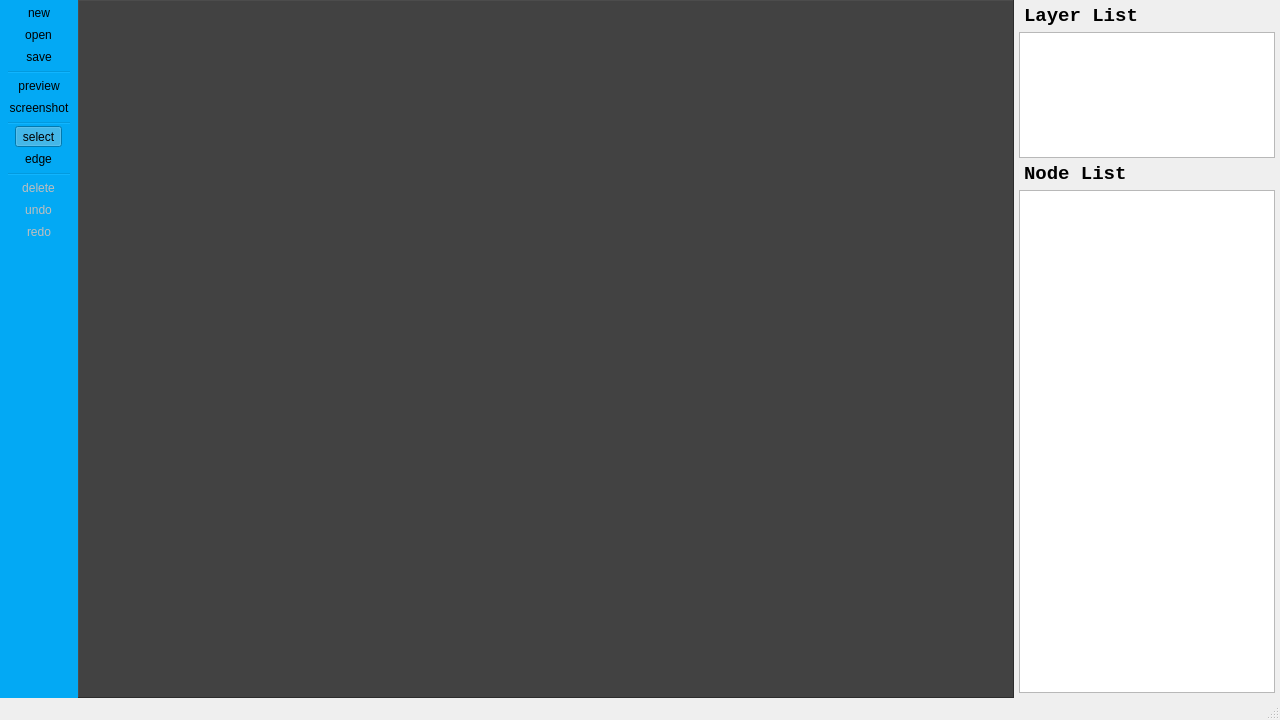
<?xml version="1.0" encoding="UTF-8"?>
<ui version="4.0">
 <class>main_window</class>
 <widget class="QMainWindow" name="main_window">
  <property name="geometry">
   <rect>
    <x>0</x>
    <y>0</y>
    <width>1280</width>
    <height>720</height>
   </rect>
  </property>
  <property name="windowTitle">
   <string>Problem Editor</string>
  </property>
  <property name="styleSheet">
   <string notr="true"/>
  </property>
  <widget class="QWidget" name="central_widget">
   <layout class="QHBoxLayout" name="horizontalLayout" stretch="1,0">
    <property name="spacing">
     <number>0</number>
    </property>
    <property name="leftMargin">
     <number>0</number>
    </property>
    <property name="topMargin">
     <number>0</number>
    </property>
    <property name="rightMargin">
     <number>0</number>
    </property>
    <property name="bottomMargin">
     <number>0</number>
    </property>
    <item>
     <widget class="View" name="view">
      <property name="mouseTracking">
       <bool>true</bool>
      </property>
      <property name="styleSheet">
       <string notr="true">background-color: rgb(66, 66, 66);</string>
      </property>
      <property name="frameShape">
       <enum>QFrame::Panel</enum>
      </property>
      <property name="frameShadow">
       <enum>QFrame::Raised</enum>
      </property>
      <property name="lineWidth">
       <number>1</number>
      </property>
      <property name="midLineWidth">
       <number>0</number>
      </property>
      <property name="backgroundBrush">
       <brush brushstyle="NoBrush">
        <color alpha="255">
         <red>0</red>
         <green>0</green>
         <blue>0</blue>
        </color>
       </brush>
      </property>
      <property name="transformationAnchor">
       <enum>QGraphicsView::NoAnchor</enum>
      </property>
     </widget>
    </item>
    <item>
     <widget class="QWidget" name="widget" native="true">
      <property name="minimumSize">
       <size>
        <width>0</width>
        <height>0</height>
       </size>
      </property>
      <property name="maximumSize">
       <size>
        <width>16777215</width>
        <height>16777215</height>
       </size>
      </property>
      <layout class="QVBoxLayout" name="verticalLayout" stretch="1,10,1,40">
       <property name="spacing">
        <number>5</number>
       </property>
       <property name="leftMargin">
        <number>5</number>
       </property>
       <property name="topMargin">
        <number>5</number>
       </property>
       <property name="rightMargin">
        <number>5</number>
       </property>
       <property name="bottomMargin">
        <number>5</number>
       </property>
       <item>
        <widget class="QLabel" name="label">
         <property name="font">
          <font>
           <family>Consolas</family>
           <pointsize>14</pointsize>
           <weight>75</weight>
           <bold>true</bold>
          </font>
         </property>
         <property name="mouseTracking">
          <bool>true</bool>
         </property>
         <property name="frameShape">
          <enum>QFrame::NoFrame</enum>
         </property>
         <property name="frameShadow">
          <enum>QFrame::Plain</enum>
         </property>
         <property name="lineWidth">
          <number>0</number>
         </property>
         <property name="midLineWidth">
          <number>0</number>
         </property>
         <property name="text">
          <string>Layer List</string>
         </property>
         <property name="textFormat">
          <enum>Qt::RichText</enum>
         </property>
         <property name="margin">
          <number>0</number>
         </property>
         <property name="indent">
          <number>5</number>
         </property>
        </widget>
       </item>
       <item>
        <widget class="QTreeView" name="layer_view">
         <property name="minimumSize">
          <size>
           <width>0</width>
           <height>0</height>
          </size>
         </property>
         <property name="maximumSize">
          <size>
           <width>16777215</width>
           <height>16777215</height>
          </size>
         </property>
         <property name="font">
          <font>
           <family>Consolas</family>
           <pointsize>10</pointsize>
          </font>
         </property>
         <property name="frameShape">
          <enum>QFrame::StyledPanel</enum>
         </property>
         <property name="selectionMode">
          <enum>QAbstractItemView::ExtendedSelection</enum>
         </property>
         <property name="indentation">
          <number>0</number>
         </property>
         <property name="itemsExpandable">
          <bool>false</bool>
         </property>
         <property name="animated">
          <bool>false</bool>
         </property>
         <attribute name="headerCascadingSectionResizes">
          <bool>true</bool>
         </attribute>
         <attribute name="headerDefaultSectionSize">
          <number>80</number>
         </attribute>
         <attribute name="headerMinimumSectionSize">
          <number>80</number>
         </attribute>
        </widget>
       </item>
       <item>
        <widget class="QLabel" name="label_2">
         <property name="font">
          <font>
           <family>Consolas</family>
           <pointsize>14</pointsize>
           <weight>75</weight>
           <bold>true</bold>
          </font>
         </property>
         <property name="lineWidth">
          <number>0</number>
         </property>
         <property name="text">
          <string>Node List</string>
         </property>
         <property name="indent">
          <number>5</number>
         </property>
        </widget>
       </item>
       <item>
        <widget class="QTreeView" name="node_view">
         <property name="font">
          <font>
           <family>Consolas</family>
           <pointsize>10</pointsize>
          </font>
         </property>
         <property name="autoFillBackground">
          <bool>false</bool>
         </property>
         <property name="selectionMode">
          <enum>QAbstractItemView::ExtendedSelection</enum>
         </property>
         <property name="indentation">
          <number>0</number>
         </property>
         <property name="itemsExpandable">
          <bool>false</bool>
         </property>
         <property name="allColumnsShowFocus">
          <bool>false</bool>
         </property>
         <property name="wordWrap">
          <bool>false</bool>
         </property>
         <attribute name="headerCascadingSectionResizes">
          <bool>true</bool>
         </attribute>
         <attribute name="headerDefaultSectionSize">
          <number>80</number>
         </attribute>
         <attribute name="headerMinimumSectionSize">
          <number>80</number>
         </attribute>
        </widget>
       </item>
      </layout>
     </widget>
    </item>
   </layout>
  </widget>
  <widget class="QToolBar" name="tool_bar">
   <property name="sizePolicy">
    <sizepolicy hsizetype="Fixed" vsizetype="Preferred">
     <horstretch>0</horstretch>
     <verstretch>0</verstretch>
    </sizepolicy>
   </property>
   <property name="minimumSize">
    <size>
     <width>0</width>
     <height>0</height>
    </size>
   </property>
   <property name="font">
    <font>
     <pointsize>9</pointsize>
     <weight>50</weight>
     <bold>false</bold>
     <underline>false</underline>
    </font>
   </property>
   <property name="windowTitle">
    <string>toolBar</string>
   </property>
   <property name="layoutDirection">
    <enum>Qt::LeftToRight</enum>
   </property>
   <property name="styleSheet">
    <string notr="true">background-color: rgb(3, 169, 244);
border-color: rgb(255, 255, 255);</string>
   </property>
   <property name="movable">
    <bool>false</bool>
   </property>
   <property name="allowedAreas">
    <set>Qt::AllToolBarAreas</set>
   </property>
   <property name="orientation">
    <enum>Qt::Vertical</enum>
   </property>
   <property name="iconSize">
    <size>
     <width>36</width>
     <height>36</height>
    </size>
   </property>
   <property name="toolButtonStyle">
    <enum>Qt::ToolButtonIconOnly</enum>
   </property>
   <property name="floatable">
    <bool>false</bool>
   </property>
   <attribute name="toolBarArea">
    <enum>LeftToolBarArea</enum>
   </attribute>
   <attribute name="toolBarBreak">
    <bool>false</bool>
   </attribute>
   <addaction name="action_new"/>
   <addaction name="action_open"/>
   <addaction name="action_save"/>
   <addaction name="separator"/>
   <addaction name="action_preview"/>
   <addaction name="action_screenshot"/>
   <addaction name="separator"/>
   <addaction name="action_select"/>
   <addaction name="action_edge"/>
   <addaction name="separator"/>
   <addaction name="action_delete"/>
   <addaction name="action_undo"/>
   <addaction name="action_redo"/>
  </widget>
  <widget class="QStatusBar" name="status">
   <property name="font">
    <font>
     <family>Consolas</family>
     <pointsize>10</pointsize>
    </font>
   </property>
  </widget>
  <action name="action_new">
   <property name="enabled">
    <bool>true</bool>
   </property>
   <property name="icon">
    <iconset resource="editor.qrc">
     <normaloff>:/actions/icons/new.png</normaloff>:/actions/icons/new.png</iconset>
   </property>
   <property name="text">
    <string>new</string>
   </property>
   <property name="toolTip">
    <string>new</string>
   </property>
   <property name="shortcut">
    <string>Ctrl+N</string>
   </property>
  </action>
  <action name="action_save">
   <property name="icon">
    <iconset resource="editor.qrc">
     <normaloff>:/actions/icons/save.png</normaloff>:/actions/icons/save.png</iconset>
   </property>
   <property name="text">
    <string>save</string>
   </property>
   <property name="toolTip">
    <string>save</string>
   </property>
   <property name="shortcut">
    <string>Ctrl+S</string>
   </property>
  </action>
  <action name="action_open">
   <property name="enabled">
    <bool>true</bool>
   </property>
   <property name="icon">
    <iconset resource="editor.qrc">
     <normaloff>:/actions/icons/open.png</normaloff>:/actions/icons/open.png</iconset>
   </property>
   <property name="text">
    <string>open</string>
   </property>
   <property name="toolTip">
    <string>open</string>
   </property>
   <property name="shortcut">
    <string>Ctrl+O</string>
   </property>
  </action>
  <action name="action_preview">
   <property name="icon">
    <iconset resource="editor.qrc">
     <normaloff>:/actions/icons/preview.png</normaloff>:/actions/icons/preview.png</iconset>
   </property>
   <property name="text">
    <string>preview</string>
   </property>
   <property name="toolTip">
    <string>preview</string>
   </property>
   <property name="shortcut">
    <string>Ctrl+P</string>
   </property>
  </action>
  <action name="action_undo">
   <property name="enabled">
    <bool>false</bool>
   </property>
   <property name="icon">
    <iconset resource="editor.qrc">
     <normaloff>:/actions/icons/undo.png</normaloff>:/actions/icons/undo.png</iconset>
   </property>
   <property name="text">
    <string>undo</string>
   </property>
   <property name="toolTip">
    <string>undo</string>
   </property>
   <property name="shortcut">
    <string>Ctrl+Z</string>
   </property>
  </action>
  <action name="action_redo">
   <property name="enabled">
    <bool>false</bool>
   </property>
   <property name="icon">
    <iconset resource="editor.qrc">
     <normaloff>:/actions/icons/redo.png</normaloff>:/actions/icons/redo.png</iconset>
   </property>
   <property name="text">
    <string>redo</string>
   </property>
   <property name="toolTip">
    <string>redo</string>
   </property>
   <property name="shortcut">
    <string>Ctrl+Y</string>
   </property>
  </action>
  <action name="action_delete">
   <property name="enabled">
    <bool>false</bool>
   </property>
   <property name="icon">
    <iconset resource="editor.qrc">
     <normaloff>:/actions/icons/delete.png</normaloff>:/actions/icons/delete.png</iconset>
   </property>
   <property name="text">
    <string>delete</string>
   </property>
   <property name="toolTip">
    <string>delete</string>
   </property>
   <property name="shortcut">
    <string>Del</string>
   </property>
  </action>
  <action name="action_select">
   <property name="checkable">
    <bool>true</bool>
   </property>
   <property name="checked">
    <bool>true</bool>
   </property>
   <property name="enabled">
    <bool>true</bool>
   </property>
   <property name="icon">
    <iconset resource="editor.qrc">
     <normaloff>:/actions/icons/select.png</normaloff>
     <activeon>:/actions/icons/select_checked.png</activeon>:/actions/icons/select.png</iconset>
   </property>
   <property name="text">
    <string>select</string>
   </property>
   <property name="toolTip">
    <string>select</string>
   </property>
   <property name="shortcut">
    <string>Shift+F</string>
   </property>
  </action>
  <action name="action_edge">
   <property name="checkable">
    <bool>true</bool>
   </property>
   <property name="checked">
    <bool>false</bool>
   </property>
   <property name="icon">
    <iconset resource="editor.qrc">
     <normaloff>:/actions/icons/edge.png</normaloff>
     <activeon>:/actions/icons/edge_checked.png</activeon>:/actions/icons/edge.png</iconset>
   </property>
   <property name="text">
    <string>edge</string>
   </property>
   <property name="toolTip">
    <string>draw edge</string>
   </property>
   <property name="shortcut">
    <string>Shift+P</string>
   </property>
  </action>
  <action name="action_screenshot">
   <property name="icon">
    <iconset resource="editor.qrc">
     <normaloff>:/actions/icons/screenshot.png</normaloff>:/actions/icons/screenshot.png</iconset>
   </property>
   <property name="text">
    <string>screenshot</string>
   </property>
   <property name="toolTip">
    <string>screenshot</string>
   </property>
   <property name="shortcut">
    <string>Ctrl+Shift+S</string>
   </property>
  </action>
 </widget>
 <customwidgets>
  <customwidget>
   <class>View</class>
   <extends>QGraphicsView</extends>
   <header>widgets.h</header>
  </customwidget>
 </customwidgets>
 <resources>
  <include location="editor.qrc"/>
 </resources>
 <connections/>
</ui>
